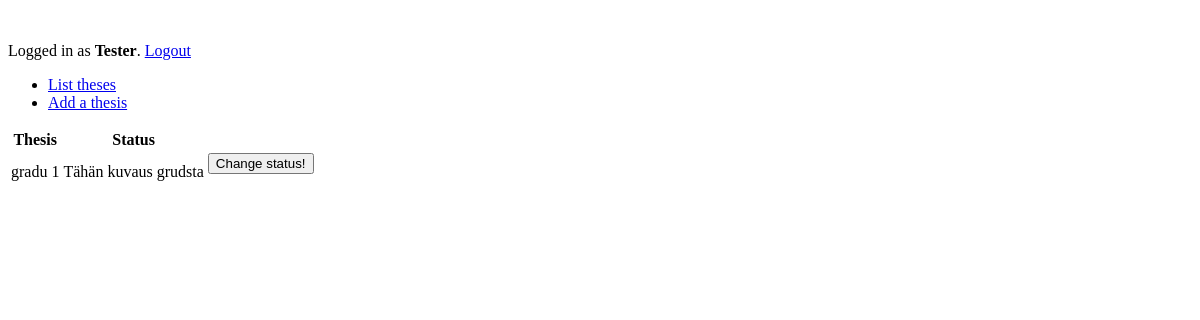
The page /theses (signed in) on the database as committed earlier.
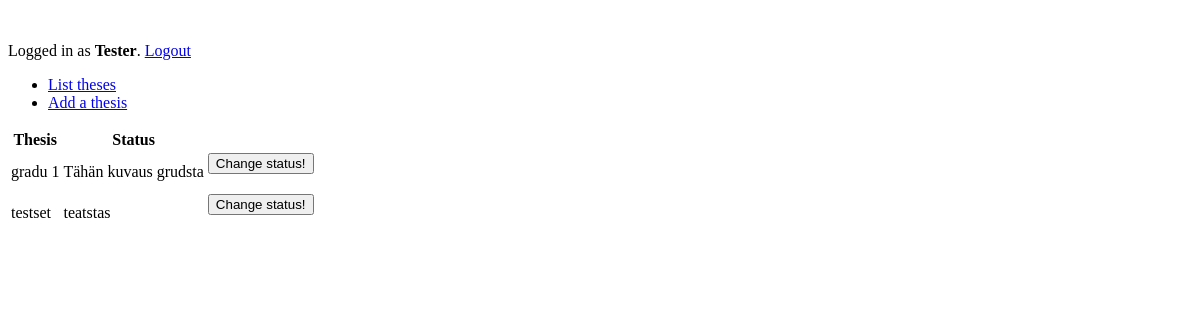
The same page on the database as committed later.
### application/auth/models.py (models this page shows, shortened)
class User(db.Model):
    __tablename__ = "account"
    UserID = db.Column(db.String(100), primary_key=True)
    FirstName = db.Column(db.String(144), nullable=False)
    LastName = db.Column(db.String(144), nullable=False)
    Password = db.Column(db.String(144), nullable=False)
    Admin = db.Column(db.Integer)
    Department = db.Column(db.Integer, db.ForeignKey('department.DepartmentID'),
                           nullable=True)
    CreatedOn = db.Column(db.DateTime, default=db.func.current_timestamp())
    ModifiedOn = db.Column(db.DateTime, default=db.func.current_timestamp(),
                              onupdate=db.func.current_timestamp())
    theses = db.relationship("Thesis", backref='account', lazy=True)

### application/theses/models.py (models this page shows, shortened)
class Thesis(db.Model):
    ThesisID = db.Column(db.Integer, primary_key=True)
    Title = db.Column(db.String(144), nullable=False)
    Description = db.Column(db.String(144), nullable=False)
    Level = db.Column(db.Boolean)
    Author = db.Column(db.String(144), nullable=True)
    Status = db.Column(db.Integer)
    CreatedOn = db.Column(db.DateTime, default=db.func.current_timestamp())
    CompletedOn = db.Column(db.DateTime, default=db.func.current_timestamp())
    ReservedOn = db.Column(db.DateTime, default=db.func.current_timestamp(),
    onupdate=db.func.current_timestamp())
    UserID = db.Column(db.String, db.ForeignKey('account.UserID'),
                           nullable=False)

### application/theses/views.py (the view)
@app.route("/theses", methods=["GET"])
def theses_index():
    return render_template("theses/list.html", theses = Thesis.query.all())

### application/__init__.py (called while the page is built)
@login_manager.user_loader
def load_user(user_id):
    return User.query.get(user_id)

### application/templates/theses/list.html
{% extends "layout.html" %}
{% block body %}
  <table>
    <tr>
      <th>Thesis</th>
      <th>Status</th>
      <th></th>
    </tr>
    {% for thesis in theses %}
    <tr>
      <td>{{ thesis.Title }}</td>
      <td>{{ thesis.Description }}</td>
      <td>
	<form method="POST" action="{{ url_for('theses_set_done', thesis_id=thesis.ThesisID) }}">
	  <input type="submit" value="Change status!"/>
	</form>
      </td>
    </tr>
    {% endfor %}
  </table>
{% endblock %}

### application/templates/layout.html (shortened to what this page needs)
﻿<!DOCTYPE html>
  <html>
    <head>
    </head>
    <body>
        {% if current_user.is_authenticated %}
        <p>
            Logged in as <b>{{ current_user.FirstName }}</b>. <a href="{{ url_for('auth_logout') }}">Logout</a>
        </p>
        {% else %}
        <a href="{{ url_for('auth_login') }}">Login</a>
        {% endif %}
      <ul>
	<li><a href="{{ url_for('theses_index') }}">List theses</a></li>
	<li><a href="{{ url_for('theses_form') }}">Add a thesis</a></li>
      </ul>
      {% block body %}{% endblock %}
    </body>
  </html>

Rows that differ between the two databases and show on the page:
added Thesis: Title "testset", Description "teatstas"
